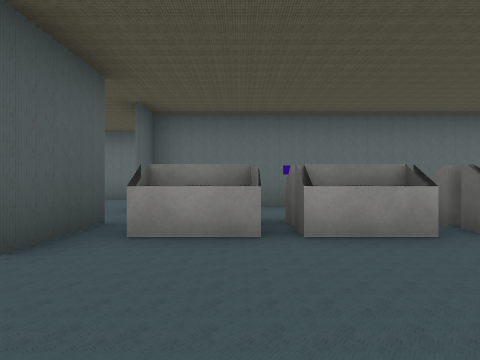
[1] (above)

24 first-person views from a walk through a 3-D level made in the Unity game engine. The camera is 1.3 m above the floor, looks level and sees 75° across. Doors are open. The floor is counted in squares, 2.4 m on a side. Each view is taken from the middle of a square. On the plan, view 1 faces up. The plan holds only what a view shows up to about 9 squares ahead; the rest is blank. The player is left out. Some surface patterns are stand-ins.

[2]
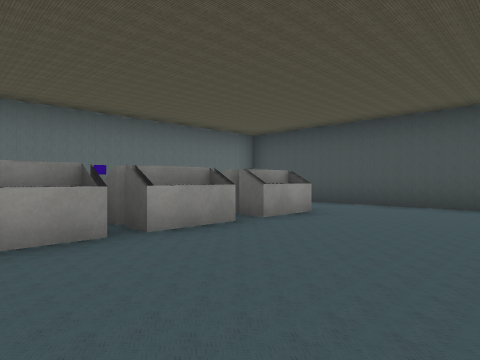

[3]
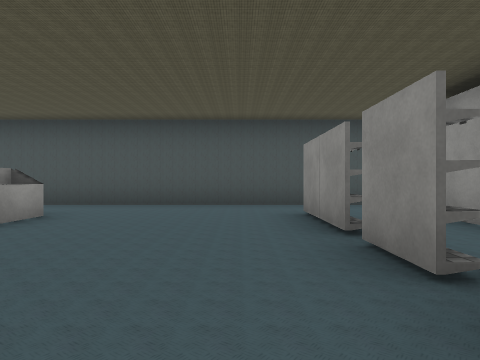

[4]
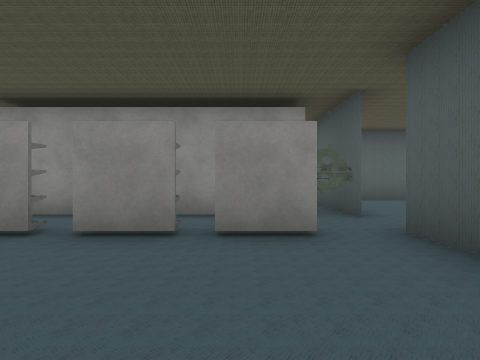

[5]
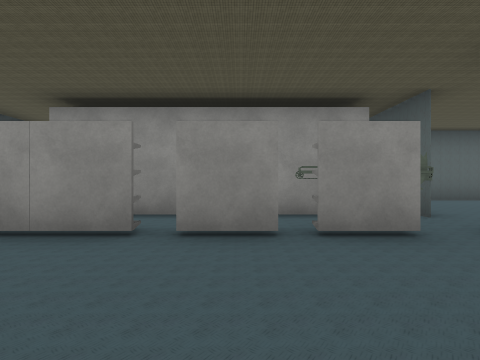

[6]
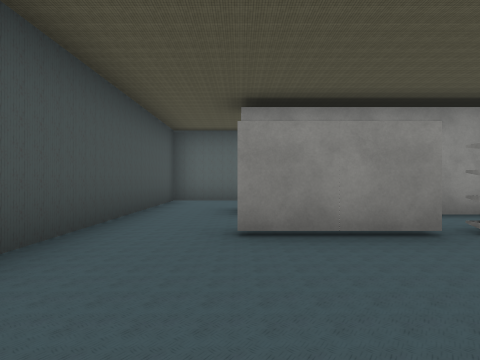

[7]
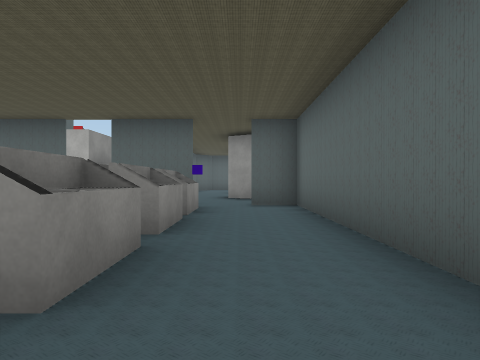

[8]
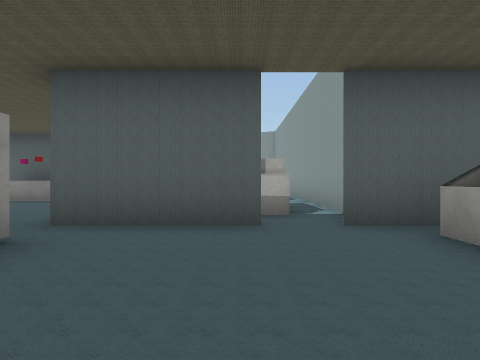

[9]
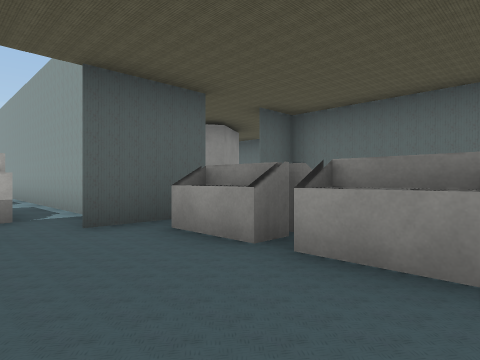

[10]
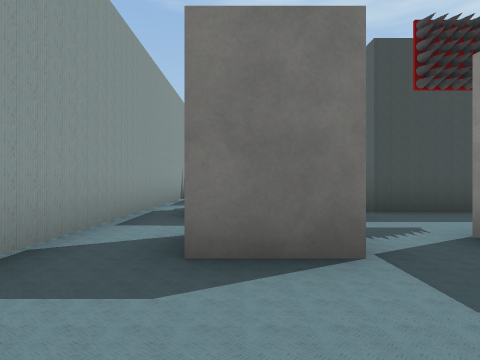

[11]
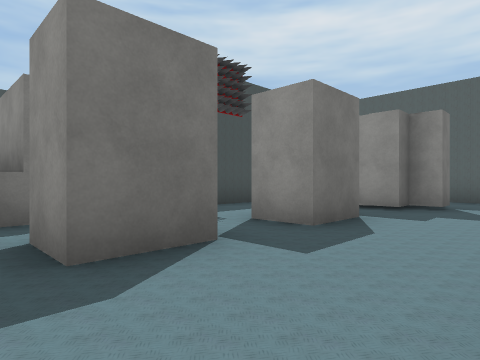

[12]
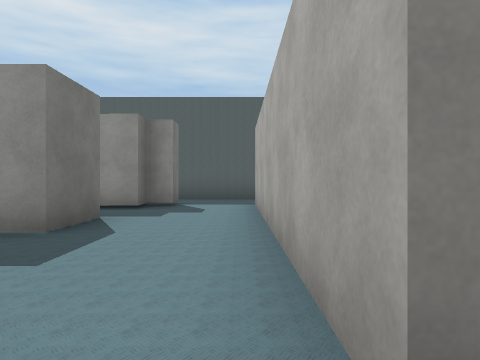

[13]
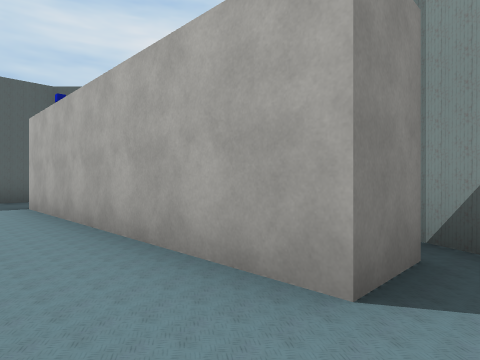

[14]
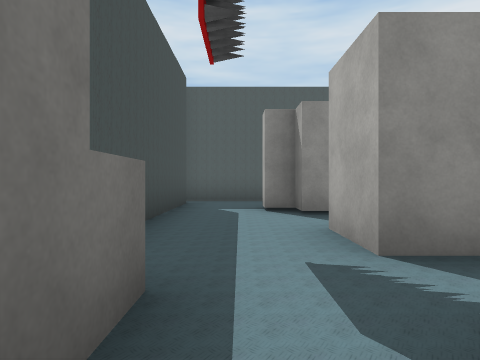

[15]
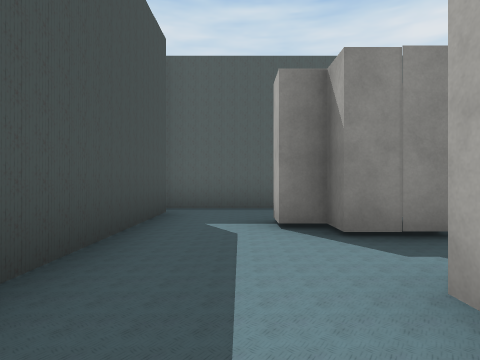

[16]
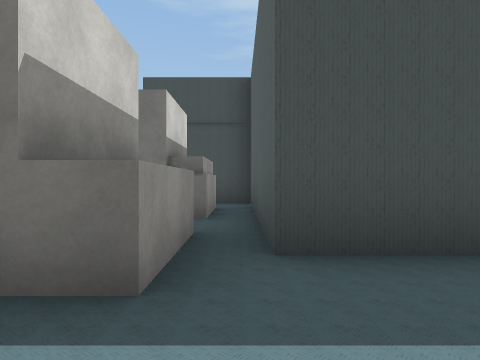

[17]
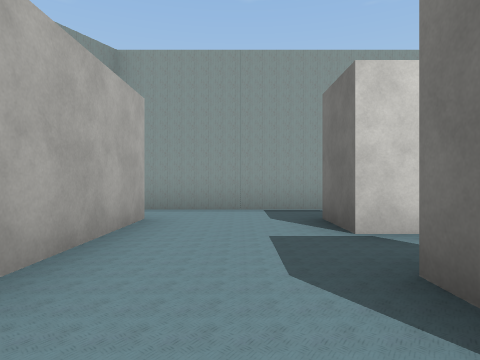

[18]
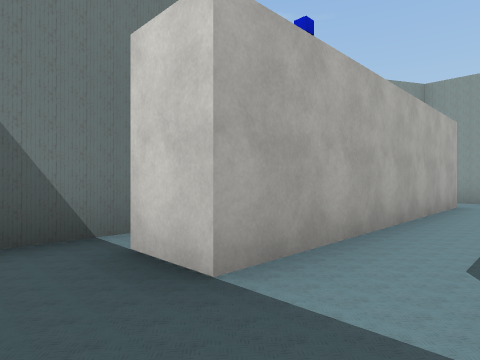

[19]
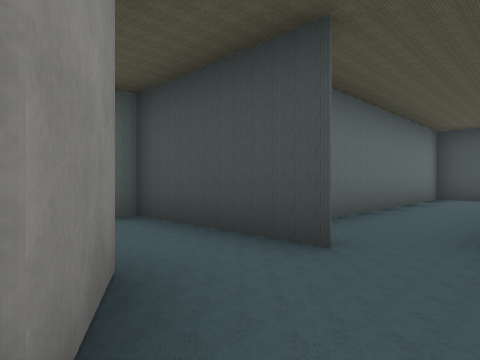

[20]
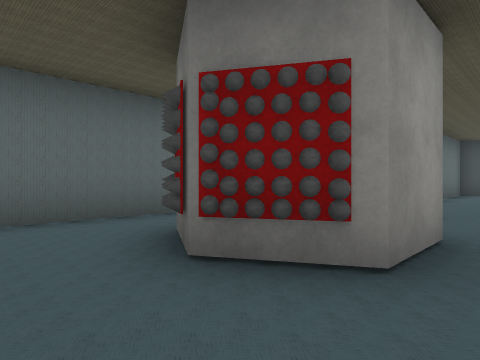

[21]
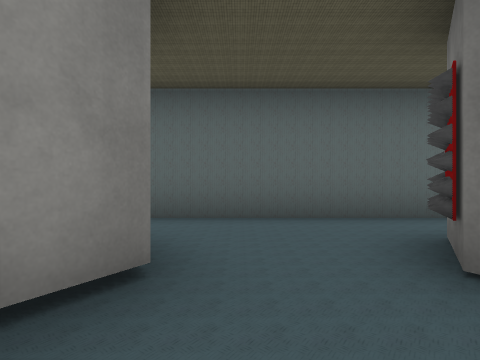

[22]
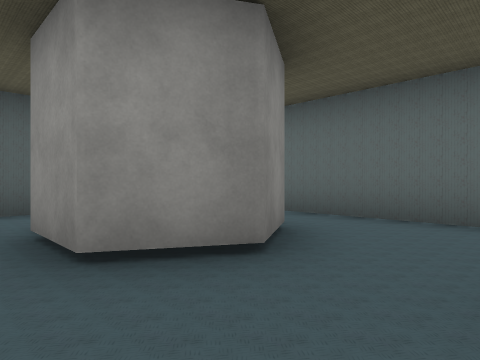

[23]
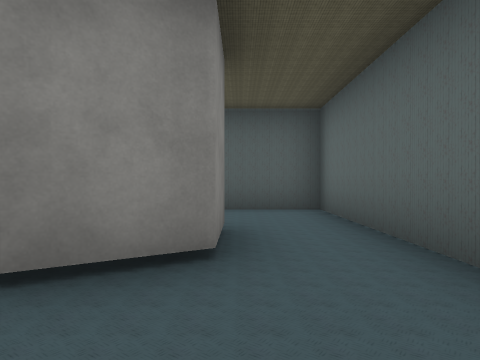

[24]
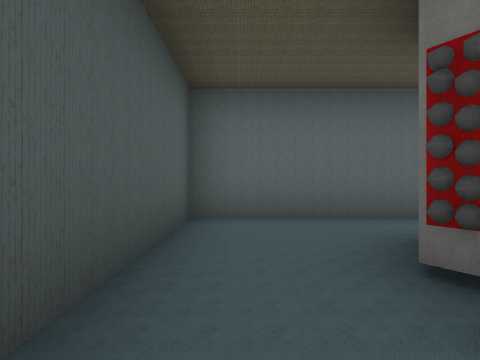

### Floor plan
Points are (right, up) in squares from view 1. A wall is a line through its corners. A room is listed if a view was taken in it or the views show most of it. See-through windows are left out.
Room 1 (views 1, 2, 3, 4, 5, 6, 7, 8, 9)
walls: (2.5, 4.2) (2.5, 3.8); (-1.7, 1.2) (-1.7, -1.2); (-0.2, -2.9) (3.5, -2.9); (5.7, -4.5) (5.7, 6.2) (2.5, 6.2)
ways out: opening at (2, 5) to room 6; open door at (-2, 2) to room 7; opening at (5, -3.5) to room 10; open door at (-2, -2)
objects: other object (-1, -2); rack (0, -1); rack (1, -1); rack (2, -1) to (3, -1); rack (3, 3); rack (3, 4); rack (4, -1)
Room 2 (views 10, 11, 12, 13, 14, 15, 16, 17)
walls: (-9.1, 0.1) (-9.8, 0.1) (-9.8, 1.4) (-8.8, 1.4); (-9.8, -2.5) (-9.8, -1.2) (-9, -1.2) (-9, -2.5); (-7.5, -0.5) (-7.5, 1.5); (-10.6, -5.1) (-10.6, -4.5) (-10.1, -4.5) (-10.1, -3.9) (-9, -3.9) (-9, -4.5) (-8.4, -4.5) (-8.4, -5); (-13.4, 1.4) (-12.3, 1.4) (-12.3, -4.9); (-7.6, 2.7) (-12.8, 2.7); (-6.8, -5.4) (-6.8, -1.2)
ways out: opening at (-11.5, -4.5) to room 3; opening at (-6.5, 2) to room 7; opening at (-8, -5) to room 11; opening at (-6.5, -4)
Room 3 (view 18)
walls: (-12.3, -4.9) (-13.4, -4.9); (-12.8, -7) (-8.4, -7)
ways out: opening at (-11.5, -4.5) to room 2; opening at (-9.5, -6) to room 11
Room 4 (views 19, 20, 21, 22, 23)
walls: (-5.6, 5.4) (-5.7, 5.7) (-5.3, 6.5); (-3.9, 4.7) (-4.6, 4.7); (-8.1, 6.8) (-7.5, 5.8) (-8.1, 4.7); (-5.5, 8.5) (-7.5, 8.5)
ways out: opening at (-8, 4) to room 5; open door at (-2, 4.5) to room 6; opening at (-8, 7) to room 8; opening at (-4.5, 7) to room 9; opening at (-3, 5.5) to room 9
objects: ship (-6, 6); ship (-5, 5)
Room 5 (view 24)
walls: (-9.8, 5.4) (-10.1, 5.8); (-8.1, 4.7) (-9.4, 4.7)
ways out: opening at (-8, 4) to room 4; opening at (-11, 6) to room 8
objects: ship (-10, 5)
Room 6 (no view inside)
walls: (-1, 4.2) (-1, 2.9); (-1.7, 4) (-1.7, 2.1); (1.8, 2.9) (1.8, 3.5); (2.5, 6.2) (-1.7, 6.2) (-1.7, 5.2)
ways out: opening at (2, 5) to room 1; open door at (-2, 4.5) to room 4
objects: rack (0, 3); rack (0, 4); rack (1, 3); rack (1, 4)
Room 7 (no view inside)
walls: (-3.1, 2.7) (-7.6, 2.7); (-4.6, -0.5) (-4.6, -0.1); (-7.5, 1.2) (-5.9, 1.2); (-6.8, -1.2) (-3.4, -1.2)
ways out: open door at (-2, 2) to room 1; opening at (-6.5, 2) to room 2
Room 8 (no view inside)
walls: (-9.4, 6.8) (-8.1, 6.8); (-7.5, 8.5) (-11.7, 8.5) (-11.7, 4.8)
ways out: opening at (-8, 7) to room 4; opening at (-11, 6) to room 5
Room 9 (no view inside)
walls: (-3.3, 5.7) (-3.9, 4.7); (-1.7, 5.1) (-1.7, 8.5) (-5.5, 8.5)
ways out: opening at (-4.5, 7) to room 4; opening at (-3, 5.5) to room 4
Room 10 (no view inside)
walls: (4, -6.3) (5.7, -6.3) (5.7, -4.5)
ways out: opening at (5, -3.5) to room 1; opening at (3.5, -5)
Room 11 (no view inside)
walls: (-8.4, -7) (-6.5, -7); (-6.8, -6.4) (-6.8, -5.4)
ways out: opening at (-8, -5) to room 2; opening at (-9.5, -6) to room 3

Positions as (right, up) in squares from view 1, and headings:
1: (0, 0), facing up
2: (-1, 0), facing up-right
3: (-1, 0), facing right
4: (0, 2), facing down
5: (1, 2), facing down
6: (4, 2), facing down
7: (5, 5), facing left
8: (2, 1), facing left
9: (2, 1), facing up-left
10: (-12, 1), facing right
11: (-12, 2), facing down-right
12: (-12, 2), facing down
13: (-11, 2), facing down-left
14: (-8, 1), facing down
15: (-8, -1), facing down
16: (-9, -1), facing right
17: (-11, -3), facing up
18: (-11, -6), facing up-left
19: (-4, 4), facing up-right
20: (-7, 4), facing up-right
21: (-7, 4), facing up
22: (-6, 4), facing up-left
23: (-6, 7), facing left
24: (-11, 4), facing up
